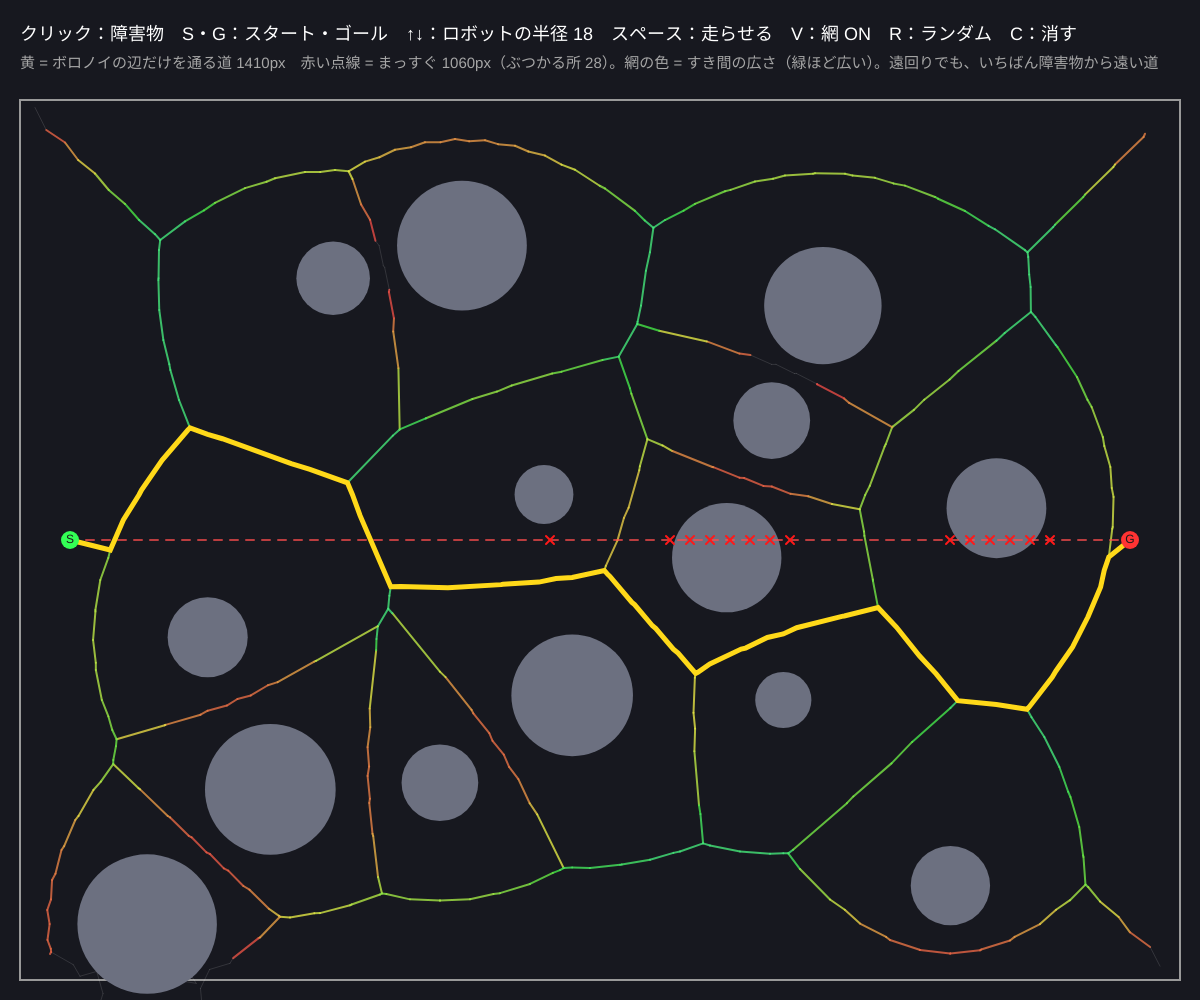
Frame 1 (no input)
Frame 60 (no input): identical to frame 1, image omitted
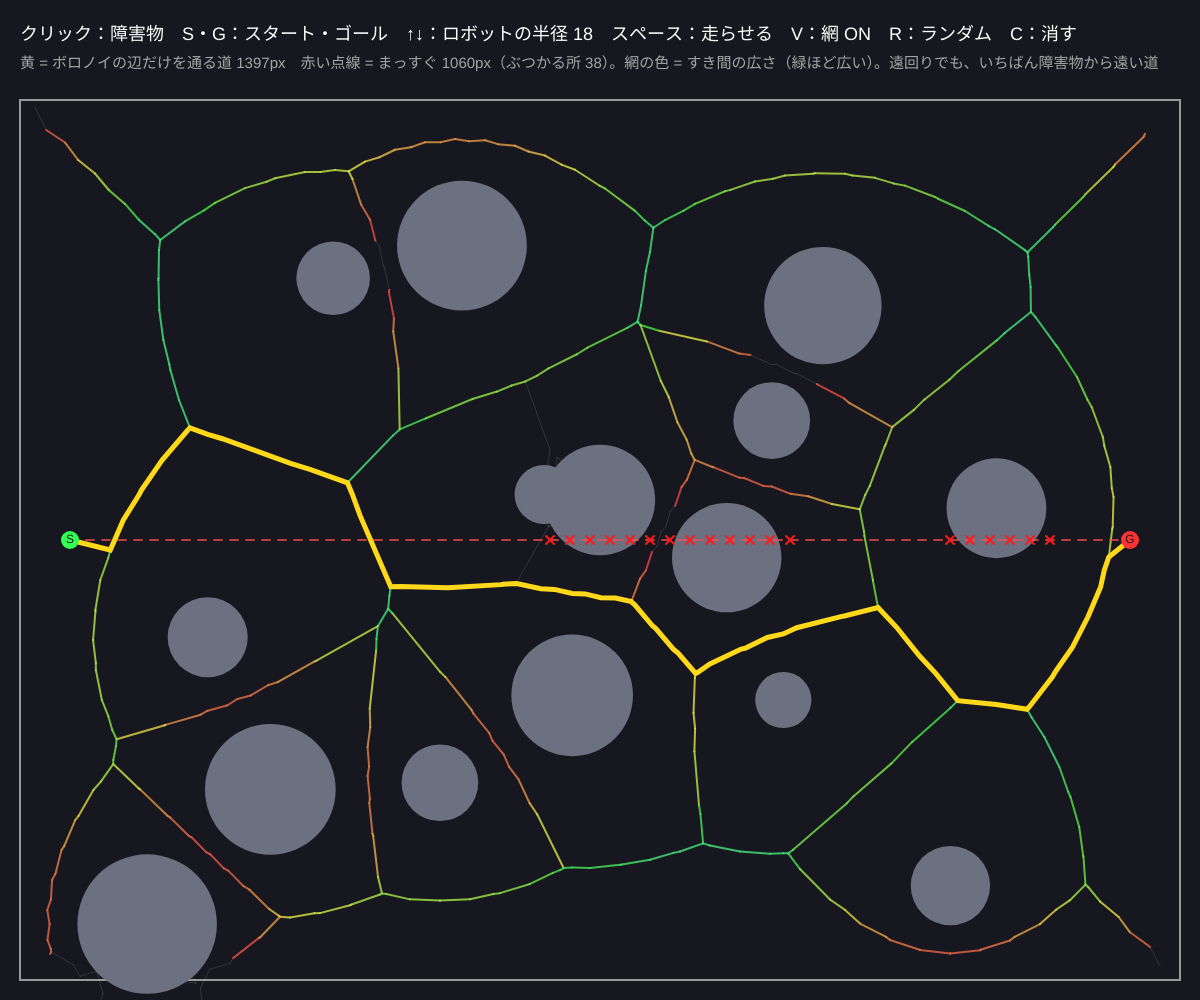
Frame 120 (the mouse pressed at the canvas centre since frame 60)

The p5.js sketch that drew these frames (run headless with seeded random() and noise() and a simulated clock; from frame 60 on, the mouse is pressed at the canvas centre):

// p5.js sketch
// ── sketch.js
// ============================================
// 12 経路計画：ボロノイ辺に沿って
// 障害物と壁のふちに点を並べてボロノイ図を作ると、その辺は「左右の障害物からちょうど真ん中」を通る道になる
//   = いちばん安全な（障害物から遠い）道の網。その網の上をダイクストラ法で探すと、ぶつかりにくい経路が見つかる
// クリック = 障害物を置く / S・G = マウスの位置にスタート・ゴール / ↑↓ = ロボットの半径 / スペース = 走らせる / V = 網の表示 / R = ランダム / C = 障害物を消す
// ============================================

let obs = [];             // 障害物 {x, y, r}
let start, goal;
let robotR = 18;          // ★ ロボットの半径（これより狭いすき間は通れない）
let bounds;
let pts = [], owner = [];
let nodes = [], edges = [];   // 道の網（ノード = ボロノイの頂点）
let path = [], pathLen = 0;
let dirty = true;
let showNet = true;
let robot = null;         // 走っているロボット {d: 進んだ距離}

function setup() {
  createCanvas(windowWidth, windowHeight);
  colorMode(HSB, 360, 100, 100, 100);
  bounds = { x0: 20, y0: 100, x1: width - 20, y1: height - 20 };
  start = { x: bounds.x0 + 50, y: (bounds.y0 + bounds.y1) / 2 };
  goal = { x: bounds.x1 - 50, y: (bounds.y0 + bounds.y1) / 2 };
  randomObstacles();
}
function randomObstacles() {
  obs = [];
  let guard = 0;
  while (obs.length < 14 && guard++ < 500) {
    let o = { x: random(bounds.x0 + 60, bounds.x1 - 60), y: random(bounds.y0 + 40, bounds.y1 - 40), r: random(25, 70) };
    if (dist(o.x, o.y, start.x, start.y) < o.r + 60 || dist(o.x, o.y, goal.x, goal.y) < o.r + 60) continue;
    if (obs.some((q) => dist(o.x, o.y, q.x, q.y) < o.r + q.r + 15)) continue;
    obs.push(o);
  }
  dirty = true;
}

// 障害物・壁からの距離（すき間の広さ）
function clearance(x, y) {
  let c = min(x - bounds.x0, bounds.x1 - x, y - bounds.y0, bounds.y1 - y);
  for (let o of obs) c = min(c, dist(x, y, o.x, o.y) - o.r);
  return c;
}
function segClear(a, b) {
  let n = max(1, ceil(dist(a.x, a.y, b.x, b.y) / 6));
  for (let k = 0; k <= n; k++) if (clearance(lerp(a.x, b.x, k / n), lerp(a.y, b.y, k / n)) < robotR) return false;
  return true;
}

function rebuild() {
  // ① 障害物のふちと壁に点を並べる（持ち主の番号つき）
  pts = []; owner = [];
  obs.forEach((o, k) => {
    let m = max(8, ceil(TWO_PI * o.r / 18));
    for (let i = 0; i < m; i++) { pts.push({ x: o.x + o.r * cos(TWO_PI * i / m), y: o.y + o.r * sin(TWO_PI * i / m) }); owner.push(k); }
  });
  for (let x = bounds.x0; x <= bounds.x1; x += 30) { pts.push({ x, y: bounds.y0 }); owner.push(-1); pts.push({ x: x + 15, y: bounds.y1 }); owner.push(-3); }
  for (let y = bounds.y0 + 15; y < bounds.y1; y += 30) { pts.push({ x: bounds.x0, y }); owner.push(-4); pts.push({ x: bounds.x1, y: y + 7 }); owner.push(-2); }
  // ② ドロネー → となりの三角形の外心どうしを結ぶ = ボロノイの辺
  let tris = delaunay(pts);
  nodes = tris.map((t) => { let c = circumcircle(pts[t[0]], pts[t[1]], pts[t[2]]); return { x: c.x, y: c.y, c: clearance(c.x, c.y), adj: [] }; });
  let em = new Map();
  tris.forEach((t, ti) => {
    for (let e = 0; e < 3; e++) {
      let a = t[e], b = t[(e + 1) % 3], id = min(a, b) + '_' + max(a, b);
      if (em.has(id)) em.get(id).push(ti); else em.set(id, [ti]);
    }
  });
  edges = [];
  for (let [id, list] of em) {
    if (list.length < 2) continue;
    let [a, b] = id.split('_').map(Number);
    if (owner[a] === owner[b]) continue;                // 同じ障害物どうし → 障害物の中の辺なので使わない
    let u = list[0], v = list[1], A = nodes[u], B = nodes[v];
    let mc = clearance((A.x + B.x) / 2, (A.y + B.y) / 2);
    let ok = A.c >= robotR && B.c >= robotR && mc >= robotR;
    edges.push({ u, v, ok, c: min(A.c, B.c, mc) });
    if (ok) { let w = dist(A.x, A.y, B.x, B.y); A.adj.push([v, w]); B.adj.push([u, w]); }
  }
  findPath();
  dirty = false;
}

// ③ スタート・ゴールを近くのノードにつないで、ダイクストラ法
function findPath() {
  path = []; pathLen = 0;
  let S = nodes.length, G = nodes.length + 1;
  let link = (p) => nodes.map((n, i) => [i, dist(p.x, p.y, n.x, n.y)]).filter(([i]) => nodes[i].c >= robotR)
    .sort((a, b) => a[1] - b[1]).slice(0, 12).filter(([i]) => segClear(p, nodes[i])).slice(0, 3);
  let fromS = link(start), toG = link(goal);
  if (clearance(start.x, start.y) < robotR || clearance(goal.x, goal.y) < robotR) return;
  let N = nodes.length + 2, d = new Array(N).fill(Infinity), prev = new Array(N).fill(-1), done = new Array(N).fill(false);
  let adj = (i) => i === S ? fromS : i < nodes.length ? nodes[i].adj.concat(toG.filter(([j]) => j === i).map(([j, w]) => [G, w])) : [];
  d[S] = 0;
  for (let it = 0; it < N; it++) {
    let u = -1;
    for (let i = 0; i < N; i++) if (!done[i] && (u < 0 || d[i] < d[u])) u = i;
    if (u < 0 || d[u] === Infinity || u === G) break;
    done[u] = true;
    for (let [v, w] of adj(u)) if (d[u] + w < d[v]) { d[v] = d[u] + w; prev[v] = u; }
  }
  if (d[G] === Infinity) return;
  for (let v = G; v >= 0; v = prev[v]) path.unshift(v === S ? start : v === G ? goal : nodes[v]);
  pathLen = d[G];
}

function pointAt(dd) {
  for (let k = 0; k + 1 < path.length; k++) {
    let a = path[k], b = path[k + 1], L = dist(a.x, a.y, b.x, b.y);
    if (dd <= L) return { x: lerp(a.x, b.x, dd / L), y: lerp(a.y, b.y, dd / L) };
    dd -= L;
  }
  return path.length ? path[path.length - 1] : start;
}

function draw() {
  background(230, 25, 12);
  if (dirty) rebuild();
  noFill(); stroke(0, 0, 60); strokeWeight(2); rect(bounds.x0, bounds.y0, bounds.x1 - bounds.x0, bounds.y1 - bounds.y0);

  // 道の網：色 = すき間の広さ（赤 = 狭い → 緑 = 広い）。通れない辺は薄く
  if (showNet) for (let e of edges) {
    let A = nodes[e.u], B = nodes[e.v];
    if (e.ok) { stroke(constrain(map(e.c, robotR, 120, 0, 140), 0, 140), 70, 90, 80); strokeWeight(2); }
    else { stroke(0, 0, 100, 12); strokeWeight(1); }
    line(A.x, A.y, B.x, B.y);
  }
  noStroke(); fill(230, 15, 50);
  for (let o of obs) circle(o.x, o.y, o.r * 2);

  // まっすぐの線（ぶつかる所に ×）
  drawingContext.setLineDash([8, 8]); stroke(0, 70, 100, 70); strokeWeight(2); line(start.x, start.y, goal.x, goal.y); drawingContext.setLineDash([]);
  let hits = 0, n = ceil(dist(start.x, start.y, goal.x, goal.y) / 10);
  for (let k = 0; k <= n; k++) {
    let x = lerp(start.x, goal.x, k / n), y = lerp(start.y, goal.y, k / n);
    if (clearance(x, y) < robotR) { hits++; if (k % 2 === 0) { stroke(0, 90, 100); strokeWeight(2); line(x - 4, y - 4, x + 4, y + 4); line(x - 4, y + 4, x + 4, y - 4); } }
  }

  // 見つけた道
  if (path.length) {
    noFill(); stroke(50, 90, 100); strokeWeight(5);
    beginShape(); for (let p of path) vertex(p.x, p.y); endShape();
  }
  // ロボット
  if (robot && path.length) {
    robot.d += 3;
    let p = pointAt(robot.d);
    noStroke(); fill(190, 80, 100, 50); circle(p.x, p.y, robotR * 2);
    fill(190, 80, 100); circle(p.x, p.y, 10);
    if (robot.d > pathLen + 30) robot = null;
  }
  noStroke(); fill(130, 80, 100); circle(start.x, start.y, 18); fill(0, 80, 100); circle(goal.x, goal.y, 18);
  fill(0, 0, 10); textSize(12); textAlign(CENTER, CENTER); text('S', start.x, start.y); text('G', goal.x, goal.y); textAlign(LEFT, BASELINE);

  fill(0, 0, 100); textSize(18);
  text('クリック：障害物　S・G：スタート・ゴール　↑↓：ロボットの半径 ' + robotR + '　スペース：走らせる　V：網 ' + (showNet ? 'ON' : 'off') + '　R：ランダム　C：消す', 20, 40);
  fill(0, 0, 65); textSize(15);
  let straight = dist(start.x, start.y, goal.x, goal.y);
  text('黄 = ボロノイの辺だけを通る道 ' + (path.length ? nf(pathLen, 1, 0) + 'px' : '（見つからない：すき間が狭い）') + '　赤い点線 = まっすぐ ' + nf(straight, 1, 0) + 'px（ぶつかる所 ' + hits + '）。網の色 = すき間の広さ（緑ほど広い）。遠回りでも、いちばん障害物から遠い道', 20, 68);
}

function mousePressed() {
  if (mouseX > bounds.x0 && mouseX < bounds.x1 && mouseY > bounds.y0 && mouseY < bounds.y1) { obs.push({ x: mouseX, y: mouseY, r: random(25, 60) }); dirty = true; }
}
function keyPressed() {
  let inBox = mouseX > bounds.x0 && mouseX < bounds.x1 && mouseY > bounds.y0 && mouseY < bounds.y1;
  if ((key === 's' || key === 'S') && inBox) { start = { x: mouseX, y: mouseY }; dirty = true; }
  if ((key === 'g' || key === 'G') && inBox) { goal = { x: mouseX, y: mouseY }; dirty = true; }
  if (key === UP_ARROW) { robotR = min(60, robotR + 3); dirty = true; }
  if (key === DOWN_ARROW) { robotR = max(3, robotR - 3); dirty = true; }
  if (key === ' ') robot = { d: 0 };
  if (key === 'v' || key === 'V') showNet = !showNet;
  if (key === 'r' || key === 'R') randomObstacles();
  if (key === 'c' || key === 'C') { obs = []; dirty = true; }
}

// ---------- やってみよう ----------
// 1. ロボットの半径を大きくしていくと、狭いすき間の辺が消えて道が遠回りになる。道がなくなる半径は？
// 2. 辺の重みを「長さ」でなく「長さ ÷ すき間」にすると、もっと安全側を通る道になる。試そう
// 3. シリーズ 21 の A*（格子）や RRT と比べると？ ボロノイの道は「最短」ではないが「いちばん安全」
// 4. 障害物を四角形や壁の線にしても、ふちに点を並べれば同じ方法が使える（一般化ボロノイ図）


// ==================================================
// ここから下は「ボロノイ図の道具」（ほかのスケッチにもそのままコピーして使える）
//   voronoiCell(sites, i, x0, y0, x1, y1) … サイト i の領域（多角形）。長方形を垂直二等分線で切っていく（O(n²)）
//   delaunay(pts) … ドロネー三角形分割（Bowyer–Watson 法）。[[i, j, k], ...] を返す
//   circumcircle(a, b, c) … 外接円 {x, y, r2}（r2 = 半径の 2 乗）
//   polyArea(poly) / polyCentroid(poly) … 多角形の面積と重心
// ==================================================
function voronoiCell(sites, i, x0, y0, x1, y1) {
  let poly = [{ x: x0, y: y0 }, { x: x1, y: y0 }, { x: x1, y: y1 }, { x: x0, y: y1 }];
  let a = sites[i];
  for (let j = 0; j < sites.length && poly.length > 2; j++) {
    if (j === i) continue;
    let b = sites[j];
    // a の側 ＝ (b − a)・p ≦ (|b|² − |a|²) / 2　（a と b の垂直二等分線で切る）
    poly = clipHalfPlane(poly, b.x - a.x, b.y - a.y, (b.x * b.x + b.y * b.y - a.x * a.x - a.y * a.y) / 2);
  }
  return poly;
}
// nx·x + ny·y ≦ c の側だけ残す（Sutherland–Hodgman の 1 本分）
function clipHalfPlane(poly, nx, ny, c) {
  let out = [];
  for (let k = 0; k < poly.length; k++) {
    let p = poly[k], q = poly[(k + 1) % poly.length];
    let dp = nx * p.x + ny * p.y - c, dq = nx * q.x + ny * q.y - c;
    if (dp <= 0) out.push(p);
    if ((dp < 0 && dq > 0) || (dp > 0 && dq < 0)) {
      let t = dp / (dp - dq);
      out.push({ x: p.x + (q.x - p.x) * t, y: p.y + (q.y - p.y) * t });
    }
  }
  return out;
}
function polyArea(poly) {
  let s = 0;
  for (let k = 0; k < poly.length; k++) { let p = poly[k], q = poly[(k + 1) % poly.length]; s += p.x * q.y - q.x * p.y; }
  return Math.abs(s) / 2;
}
function polyCentroid(poly) {
  let a = 0, cx = 0, cy = 0;
  for (let k = 0; k < poly.length; k++) {
    let p = poly[k], q = poly[(k + 1) % poly.length], cr = p.x * q.y - q.x * p.y;
    a += cr; cx += (p.x + q.x) * cr; cy += (p.y + q.y) * cr;
  }
  if (Math.abs(a) < 1e-9) {
    let sx = 0, sy = 0;
    for (let p of poly) { sx += p.x; sy += p.y; }
    return poly.length ? { x: sx / poly.length, y: sy / poly.length } : { x: 0, y: 0 };
  }
  return { x: cx / (3 * a), y: cy / (3 * a) };
}
function circumcircle(a, b, c) {
  let d = 2 * (a.x * (b.y - c.y) + b.x * (c.y - a.y) + c.x * (a.y - b.y));
  if (Math.abs(d) < 1e-9) return { x: (a.x + b.x + c.x) / 3, y: (a.y + b.y + c.y) / 3, r2: Infinity };
  let a2 = a.x * a.x + a.y * a.y, b2 = b.x * b.x + b.y * b.y, c2 = c.x * c.x + c.y * c.y;
  let x = (a2 * (b.y - c.y) + b2 * (c.y - a.y) + c2 * (a.y - b.y)) / d;
  let y = (a2 * (c.x - b.x) + b2 * (a.x - c.x) + c2 * (b.x - a.x)) / d;
  return { x, y, r2: (a.x - x) * (a.x - x) + (a.y - y) * (a.y - y) };
}
// Bowyer–Watson：点を 1 つずつ入れ、「外接円の中に新しい点がある三角形」を消して穴を新しい点とつなぐ
function delaunay(pts) {
  let n = pts.length;
  if (n < 3) return [];
  let x0 = Infinity, y0 = Infinity, x1 = -Infinity, y1 = -Infinity;
  for (let p of pts) { x0 = Math.min(x0, p.x); y0 = Math.min(y0, p.y); x1 = Math.max(x1, p.x); y1 = Math.max(y1, p.y); }
  let m = Math.max(x1 - x0, y1 - y0, 1) * 20, cx = (x0 + x1) / 2, cy = (y0 + y1) / 2;
  let P = pts.concat([{ x: cx - m, y: cy - m }, { x: cx + m, y: cy - m }, { x: cx, y: cy + m }]);   // 全部を囲む大きな三角形
  let mk = (i, j, k) => ({ v: [i, j, k], c: circumcircle(P[i], P[j], P[k]) });
  let tris = [mk(n, n + 1, n + 2)];
  for (let i = 0; i < n; i++) {
    let p = P[i], edges = new Map(), keep = [];
    for (let t of tris) {
      if ((p.x - t.c.x) * (p.x - t.c.x) + (p.y - t.c.y) * (p.y - t.c.y) < t.c.r2) {
        for (let e = 0; e < 3; e++) {
          let a = t.v[e], b = t.v[(e + 1) % 3], id = a < b ? a + '_' + b : b + '_' + a;
          if (edges.has(id)) edges.delete(id); else edges.set(id, [a, b]);   // 2 回出た辺 = 穴の内側なので消す
        }
      } else keep.push(t);
    }
    for (let [a, b] of edges.values()) keep.push(mk(a, b, i));
    tris = keep;
  }
  return tris.filter((t) => t.v[0] < n && t.v[1] < n && t.v[2] < n).map((t) => t.v);
}
